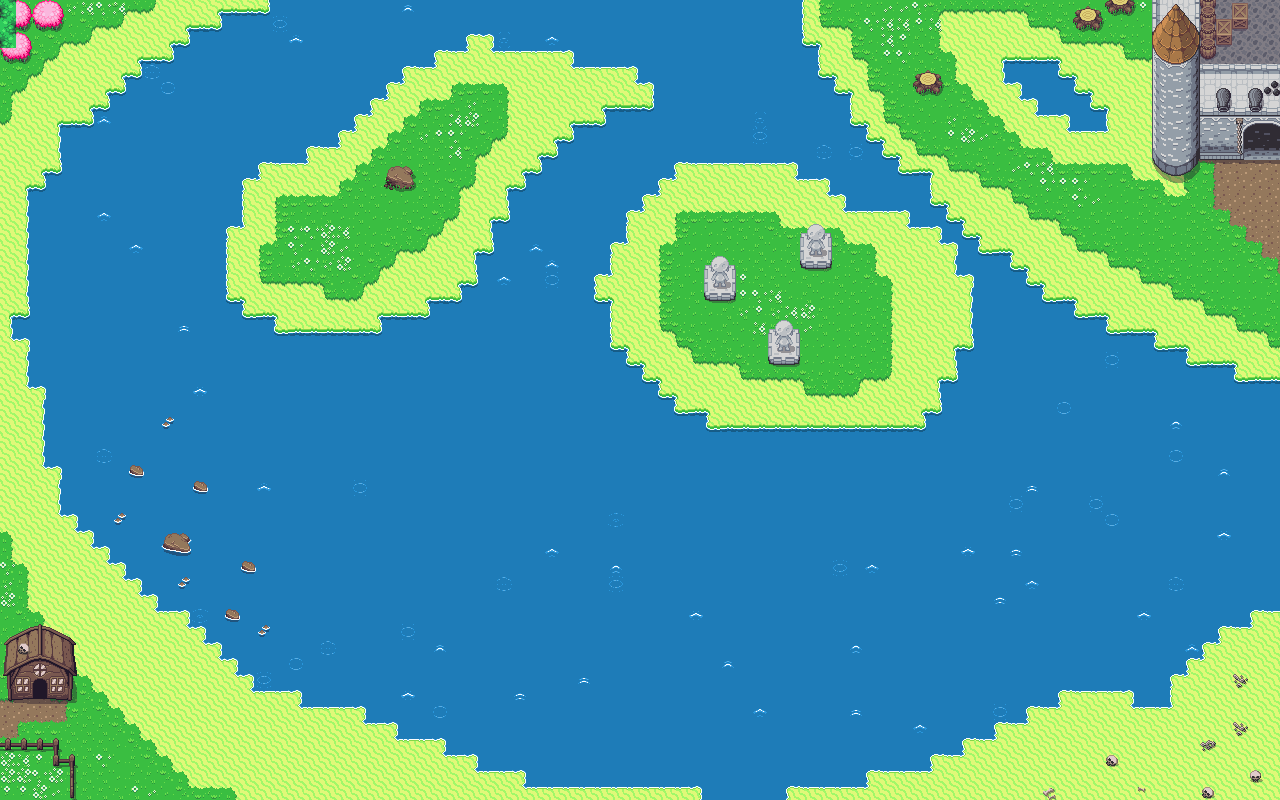

The image is a tile-based game level rendered from a .tmx file. Its description and source (layers, tilesets, objects; grid data summarised) follow:
An orthogonal 80x50 tile map with 16x16 px tiles, 5 tile layers (Слой тайлов 1, Слой тайлов 2, Слой тайлов 3, Слой тайлов 4, ...).

<map version="1.10" tiledversion="1.11.0" orientation="orthogonal" renderorder="right-down" width="80" height="50" tilewidth="16" tileheight="16" infinite="0" nextlayerid="10" nextobjectid="1">
 <tileset firstgid="1" source="Overworld.tsx" />
 <layer id="1" name="Слой тайлов 1" width="80" height="50">
  <data>[4000 cells, 4000 non-empty, 62 distinct tile ids]</data>
 </layer>
 <layer id="2" name="Слой тайлов 2" width="80" height="50">
  <data>[4000 cells, 215 non-empty, 85 distinct tile ids]</data>
 </layer>
 <layer id="3" name="Слой тайлов 3" width="80" height="50">
  <data>[4000 cells, 72 non-empty, 35 distinct tile ids]</data>
 </layer>
 <layer id="4" name="Слой тайлов 4" width="80" height="50">
  <data>[4000 cells, 29 non-empty, 10 distinct tile ids]</data>
 </layer>
 <layer id="5" name="Слой тайлов 5" width="80" height="50">
  <data>[4000 cells, 16 non-empty, 10 distinct tile ids]</data>
 </layer>
</map>